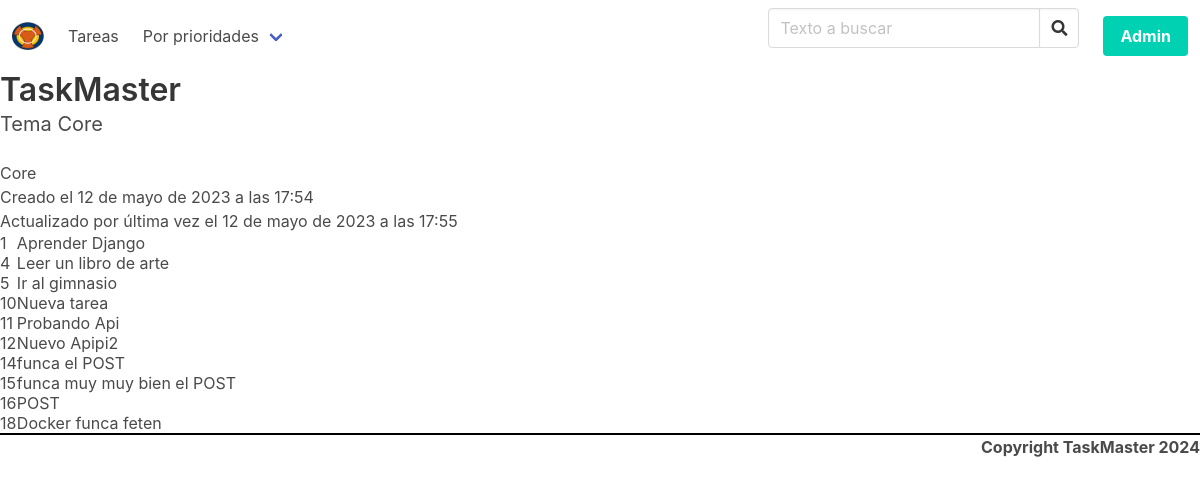
Screenshot of /temas/1/ with the database file from the repository.
### tasks/models.py (models this page shows, shortened)
class Subject(models.Model):
    class Meta:
        verbose_name = "Asignatura"
        verbose_name_plural = "Asignaturas"
    id = models.AutoField(primary_key=True)
    name = models.CharField(
        verbose_name="Nombre de la asignatura",
        max_length=120,
        unique=True,
    )
    created = models.DateTimeField(auto_now_add=True)
    updated = models.DateTimeField(auto_now=True)

class Task(models.Model):
    class Meta:
        verbose_name = "Tarea"
        verbose_name_plural = "Tareas"
    title = models.CharField(
        verbose_name="título",
        max_length=250,
        unique=True,
    )
    subject = models.ForeignKey(
        Subject,
        verbose_name="Asignatura",
        on_delete=models.PROTECT,
        related_name="tasks",
        default=1,
    )
    due_date = models.DateField(
        "Fecha de entrega",
        null=True,
        blank=True,
        default=None,
        validators=[
            date_in_future,
        ],
    )
    urgent = models.BooleanField(
        "Urgente",
        default=False,
    )
    priority = models.CharField(
        "Prioridad",
        max_length=1,
        choices=PRIORITIES,
        default="N",
    )
    created = models.DateTimeField(auto_now_add=True)
    updated = models.DateTimeField(auto_now=True)

### tasks/views.py (the view)
# urls.py: path("temas/<int:pk>/", views.subject_detail),
def subject_detail(request, pk):
    subject = Subject.objects.get(pk=pk)
    return render(
        request,
        "tasks/subject_detail.html",
        {
            "title": f"Tema {subject.name}",
            "subject": subject,
        },
    )

### tasks/templates/tasks/subject_detail.html
{% extends 'tasks/base.html' %}
{% block content %}
<h2> {{ subject.name }} </h2>
<p>Creado el {{ subject.created }}</p>
<p>Actualizado por última vez el {{ subject.updated }}</p>
<table>
    {% for task in subject.tasks.all %}<tr>
        <td>{{ task.id }}</td>
        <td>{{ task.title }}</td>
    </tr>{% endfor %}
</table>
{% endblock content %}

### tasks/templates/tasks/base.html (shortened to what this page needs)
{% load static %}<html>
<head>
    <link rel="stylesheet" href="{% static 'tasks/css/bulma.css' %}">
    <link rel="stylesheet" href="{% static 'tasks/css/custom.css' %}">
    <link rel="stylesheet" href="https://cdnjs.cloudflare.com/ajax/libs/font-awesome/5.9.0/css/all.min.css"
 />
</head>
<body>
    {% include 'tasks/navbar.html' %}
    <h1 class="title">TaskMaster</h1>
    <h2 class="subtitle">{{ title }}</h2>
    {% block content %}
    {% endblock content %}
    <p id="trademark"> Copyright TaskMaster 2024</p>
</body>
</html>

### tasks/templates/tasks/navbar.html (shortened to what this page needs)
{% load static %}
<nav class="navbar" role="navigation" aria-label="main navigation">
    <div class="navbar-brand">
        <a class="navbar-item" href="/">
            <img src="{% static 'tasks/img/logo-64x64.png' %}" width="32" height="32">
        </a>
    </div>
    <div id="navbarBasicExample" class="navbar-menu">
        <div class="navbar-start">
            <a class="navbar-item" href="/tareas/">
                Tareas
            </a>
            <div class="navbar-item has-dropdown is-hoverable">
                <a class="navbar-link">
                    Por prioridades
                </a>
            </div>
        </div>
        <div class="navbar-end">
            <div class="navbar-item">
                <form method="POST" action="/search/">
                    <div class="field has-addons">
                        <div class="control">
                            <input type="search" class="input" placeholder="Texto a buscar" name="query"
                                value="{{ query }}">
                        </div>
                        <div class="control">
                            <button type="submit" class="input" name="ok" value="buscar">
                                <i class="fas fa-search"></i>
                            </button>
                        </div>
                    </div>
                </form>
            </div>
            <div class="navbar-item">
                <a class="button is-primary" href="/admin/">
                    <strong>Admin</strong>
                </a>
            </div>
        </div>
    </div>
</nav>

### tasks/static/tasks/css/custom.css (style rules this page uses)
#trademark { text-align: right; border-top: 2px solid black; font-weight: bolder; }

### rows the page displays
Subject: name "Core", created "12 de mayo de 2023 a las 17:54", updated "12 de mayo de 2023 a las 17:55"
Task: id "1", title "Aprender Django"
Task: id "4", title "Leer un libro de arte"
Task: id "5", title "Ir al gimnasio"
Task: id "10", title "Nueva tarea"
Task: id "11", title "Probando Api"
Task: id "12", title "Nuevo Apipi2"
Task: id "14", title "funca el POST"
Task: id "15", title "funca muy muy bien el POST"
Task: id "16", title "POST"
Task: id "18", title "Docker funca feten"

### other values shown
{{ title }} "Tema Core"
